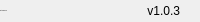
              <widget class="QFrame" name="bottomBar">
               <property name="minimumSize">
                <size>
                 <width>0</width>
                 <height>22</height>
                </size>
               </property>
               <property name="maximumSize">
                <size>
                 <width>16777215</width>
                 <height>22</height>
                </size>
               </property>
               <property name="frameShape">
                <enum>QFrame::NoFrame</enum>
               </property>
               <property name="frameShadow">
                <enum>QFrame::Raised</enum>
               </property>
               <layout class="QHBoxLayout" name="horizontalLayout_5">
                <property name="spacing">
                 <number>0</number>
                </property>
                <property name="leftMargin">
                 <number>0</number>
                </property>
                <property name="topMargin">
                 <number>0</number>
                </property>
                <property name="rightMargin">
                 <number>0</number>
                </property>
                <property name="bottomMargin">
                 <number>0</number>
                </property>
                <item>
                 <widget class="QLabel" name="creditsLabel">
                  <property name="maximumSize">
                   <size>
                    <width>16777215</width>
                    <height>16</height>
                   </size>
                  </property>
                  <property name="font">
                   <font>
                    <family>Segoe UI</family>
                    <pointsize>-1</pointsize>
                    <weight>50</weight>
                    <italic>false</italic>
                    <bold>false</bold>
                   </font>
                  </property>
                  <property name="text">
                   <string>By: tepou21626</string>
                  </property>
                  <property name="alignment">
                   <set>Qt::AlignLeading|Qt::AlignLeft|Qt::AlignVCenter</set>
                  </property>
                 </widget>
                </item>
                <item>
                 <widget class="QLabel" name="version">
                  <property name="text">
                   <string>v1.0.3</string>
                  </property>
                  <property name="alignment">
                   <set>Qt::AlignRight|Qt::AlignTrailing|Qt::AlignVCenter</set>
                  </property>
                 </widget>
                </item>
                <item>
                 <widget class="QFrame" name="frame_size_grip">
                  <property name="minimumSize">
                   <size>
                    <width>20</width>
                    <height>0</height>
                   </size>
                  </property>
                  <property name="maximumSize">
                   <size>
                    <width>20</width>
                    <height>16777215</height>
                   </size>
                  </property>
                  <property name="frameShape">
                   <enum>QFrame::NoFrame</enum>
                  </property>
                  <property name="frameShadow">
                   <enum>QFrame::Raised</enum>
                  </property>
                 </widget>
                </item>
               </layout>
              </widget>
